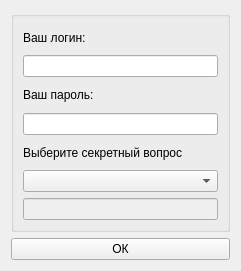
<?xml version="1.0" encoding="UTF-8"?>
<ui version="4.0">
 <class>NewAccount</class>
 <widget class="QWidget" name="NewAccount">
  <property name="enabled">
   <bool>true</bool>
  </property>
  <property name="geometry">
   <rect>
    <x>0</x>
    <y>0</y>
    <width>241</width>
    <height>271</height>
   </rect>
  </property>
  <property name="windowTitle">
   <string>Form</string>
  </property>
  <layout class="QGridLayout" name="gridLayout">
   <item row="0" column="0">
    <widget class="QGroupBox" name="groupBox">
     <property name="title">
      <string/>
     </property>
     <layout class="QGridLayout" name="gridLayout_2">
      <item row="3" column="0">
       <widget class="QLineEdit" name="new_password"/>
      </item>
      <item row="2" column="0">
       <widget class="QLabel" name="label_2">
        <property name="text">
         <string>Ваш пароль:</string>
        </property>
       </widget>
      </item>
      <item row="5" column="0">
       <widget class="QComboBox" name="comboBox"/>
      </item>
      <item row="0" column="0">
       <widget class="QLabel" name="label">
        <property name="text">
         <string>Ваш логин:</string>
        </property>
       </widget>
      </item>
      <item row="1" column="0">
       <widget class="QLineEdit" name="new_login"/>
      </item>
      <item row="4" column="0">
       <widget class="QLabel" name="label_3">
        <property name="text">
         <string>Выберите секретный вопрос</string>
        </property>
       </widget>
      </item>
      <item row="6" column="0">
       <widget class="QLineEdit" name="secretQues_line">
        <property name="enabled">
         <bool>false</bool>
        </property>
       </widget>
      </item>
     </layout>
    </widget>
   </item>
   <item row="1" column="0">
    <widget class="QPushButton" name="pushButton">
     <property name="text">
      <string>ОК</string>
     </property>
    </widget>
   </item>
  </layout>
 </widget>
 <resources/>
 <connections/>
</ui>
